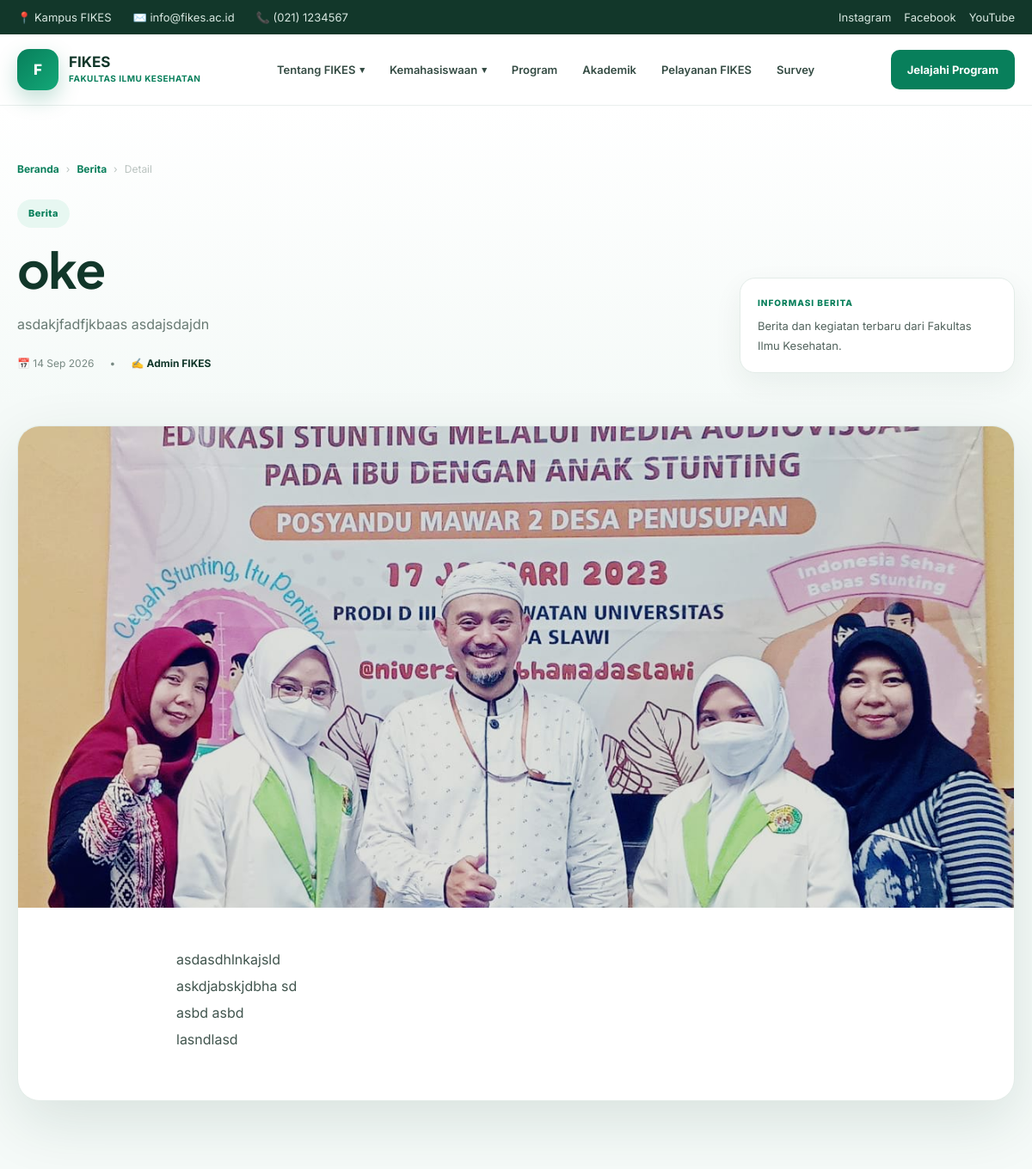
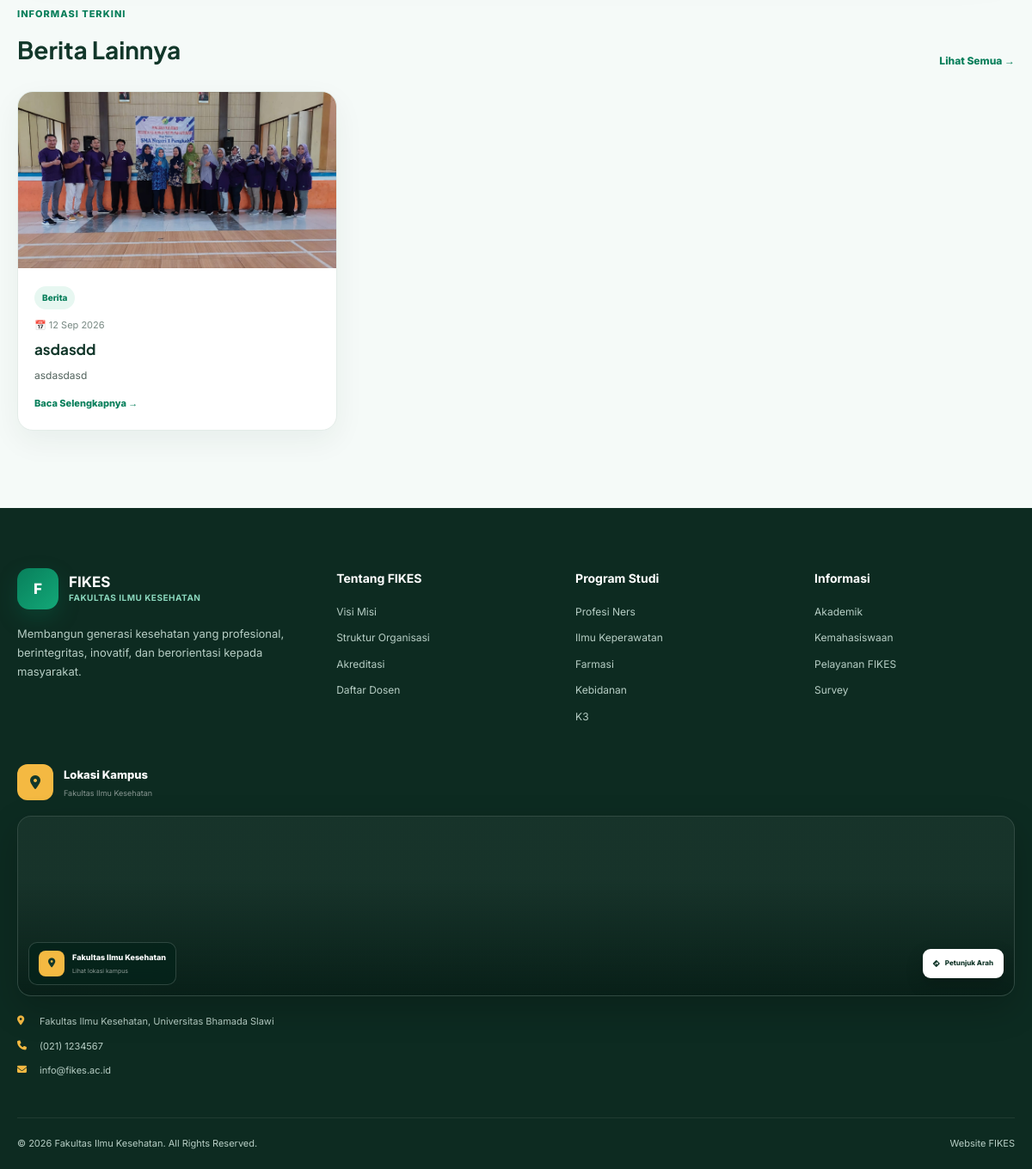
/detail-berita.php?slug=oke, run on the app's committed database (2 pictures, top to bottom).
### tables this page shows
CREATE TABLE `berita` (
  `id` int(11) NOT NULL,
  `judul` varchar(255) NOT NULL,
  `slug` varchar(255) NOT NULL,
  `kategori` varchar(100) NOT NULL DEFAULT 'Berita',
  `ringkasan` text DEFAULT NULL,
  `isi` longtext NOT NULL,
  `gambar` varchar(255) DEFAULT NULL,
  `penulis` varchar(150) DEFAULT NULL,
  `tanggal_terbit` datetime NOT NULL DEFAULT current_timestamp(),
  `status` enum('draft','terbit') NOT NULL DEFAULT 'draft',
  `created_at` timestamp NOT NULL DEFAULT current_timestamp(),
  `updated_at` timestamp NOT NULL DEFAULT current_timestamp() ON UPDATE current_timestamp()
);

### detail-berita.php (the view, shortened to what this page needs)
<?php
require_once __DIR__ . '/admin/config/database.php';
function e($v)
{
  return htmlspecialchars($v ?? '', ENT_QUOTES, 'UTF-8');
}
function beritaImageUrl($gambar)
{
  $gambar = trim((string)$gambar);
  $gambar = str_replace('\\', '/', $gambar);
  $gambar = ltrim($gambar, '/');
  return 'admin/uploads/berita/' . rawurlencode(basename($gambar));
}
function beritaImageExists($gambar)
{
  $gambar = trim((string)$gambar);
  $gambar = str_replace('\\', '/', ltrim($gambar, '/'));
  if (strpos($gambar, 'admin/uploads/berita/') === 0) {
    $relative = $gambar;
  } elseif (strpos($gambar, 'uploads/berita/') === 0) {
    $relative = 'admin/' . $gambar;
  } elseif (strpos($gambar, 'admin/') === 0 || strpos($gambar, 'assets/') === 0) {
    $relative = $gambar;
  } else {
    $relative = 'admin/uploads/berita/' . basename($gambar);
  }
  return is_file(__DIR__ . '/' . $relative);
}
$slug = trim($_GET['slug'] ?? '');
$stmt = $pdo->prepare("SELECT * FROM berita WHERE slug = :slug AND status = 'terbit' LIMIT 1");
$stmt->execute(['slug' => $slug]);
$berita = $stmt->fetch(PDO::FETCH_ASSOC);
$relatedStmt = $pdo->prepare("SELECT id,slug,judul,gambar,kategori,tanggal_terbit,ringkasan FROM berita WHERE status='terbit' AND id<>:id ORDER BY tanggal_terbit DESC,id DESC LIMIT 3");
$relatedStmt->execute(['id' => $berita['id']]);
$related = $relatedStmt->fetchAll(PDO::FETCH_ASSOC);
$mainImage = beritaImageUrl($berita['gambar'] ?? '');
$mainImageExists = beritaImageExists($berita['gambar'] ?? '');
?>
<!doctype html>
<html lang="id">
  <head>
    <link rel="stylesheet" href="https://cdnjs.cloudflare.com/ajax/libs/font-awesome/6.5.2/css/all.min.css">
  </head>
  <body>
    <div class="topbar">
      <div class="container topbar-inner">
        <div class="topbar-info">
          <span>📍 Kampus FIKES</span>
          <span>✉️ info@fikes.ac.id</span>
          <span>📞 (021) 1234567</span>
        </div>
        <div class="topbar-social">
          <a href="#">Instagram</a>
          <a href="#">Facebook</a>
          <a href="#">YouTube</a>
        </div>
      </div>
    </div>
    <header class="navbar" id="navbar">
      <div class="container nav-inner">
        <a href="index.php" class="logo">
          <div class="logo-icon">F</div>
          <div class="logo-text">
            <strong>FIKES</strong>
            <small>FAKULTAS ILMU KESEHATAN</small>
          </div>
        </a>
        <nav class="nav-menu" id="navMenu">
          <div class="nav-item has-dropdown">
            <a href="#" class="nav-link">
              Tentang FIKES
              <span class="arrow">▾</span>
            </a>
          </div>
          <div class="nav-item has-dropdown">
            <a href="#" class="nav-link">
              Kemahasiswaan
              <span class="arrow">▾</span>
            </a>
          </div>
          <div class="nav-item">
            <a href="page/program-studi/program-studi.php" class="nav-link"> Program </a>
          </div>
          <div class="nav-item">
            <a href="#akademik" class="nav-link"> Akademik </a>
          </div>
          <div class="nav-item">
            <a href="#pelayanan" class="nav-link"> Pelayanan FIKES </a>
          </div>
          <div class="nav-item">
            <a href="#survey" class="nav-link"> Survey </a>
          </div>
        </nav>
        <a href="#program" class="nav-cta"> Jelajahi Program </a>
      </div>
    </header>
    <main>
      <section class="article-hero">
        <div class="container">
          <div class="breadcrumb"><a href="index.php">Beranda</a><span>›</span><a
              href="index.php#berita">Berita</a><span>›</span><span>Detail</span></div>
          <div class="hero-grid">
            <div>
              <span class="category"><?= e($berita['kategori'] ?: 'Berita') ?></span>
              <h1><?= e($berita['judul']) ?></h1>
              <?php if (!empty($berita['ringkasan'])): ?><p class="lead"><?= e($berita['ringkasan']) ?></p>
              <?php endif; ?>
              <div class="meta"><span>📅
                  <?= date('d M Y', strtotime($berita['tanggal_terbit'])) ?></span><span>•</span><span>✍️
                  <strong><?= e($berita['penulis'] ?: 'Admin FIKES') ?></strong></span></div>
            </div>
            <aside class="hero-side">
              <div class="hero-side-label">INFORMASI BERITA</div>
              <p>Berita dan kegiatan terbaru dari Fakultas Ilmu Kesehatan.</p>
            </aside>
          </div>
        </div>
      </section>
      <section class="article-area">
        <div class="container">
          <article class="article-card">
            <?php if ($mainImage && ($mainImageExists || preg_match('~^(https?:)?//~i', $mainImage))): ?>
            <img class="featured-image" src="<?= e($mainImage) ?>" alt="<?= e($berita['judul']) ?>"
              onerror="this.style.display='none';this.nextElementSibling.style.display='flex';">
            <?php else: ?>
            <div class="image-placeholder">FIKES</div>
            <?php endif; ?>
            <div class="article-body">
              <div class="article-content"><?= $berita['isi'] ?></div>
            </div>
          </article>
        </div>
      </section>
      <?php if ($related): ?><section class="related-section">
        <div class="container">
          <div class="section-head">
            <div><span class="eyebrow">INFORMASI TERKINI</span>
              <h2>Berita Lainnya</h2>
            </div><a class="all-link" href="index.php#berita">Lihat Semua →</a>
          </div>
          <div class="news-grid">
            <?php foreach ($related as $b): $img = beritaImageUrl($b['gambar'] ?? '');
              $exists = beritaImageExists($b['gambar'] ?? ''); ?>
            <article class="news-card"><a href="detail-berita.php?slug=<?= urlencode($b['slug']) ?>"
                class="news-image"><?php if ($img && ($exists || preg_match('~^(https?:)?//~i', $img))): ?><img
                  src="<?= e($img) ?>" alt="<?= e($b['judul']) ?>"><?php else: ?><div class="news-placeholder">FIKES
                </div><?php endif; ?></a>
              <div class="news-body"><span class="news-category"><?= e($b['kategori']) ?></span>
                <div class="news-date">📅 <?= date('d M Y', strtotime($b['tanggal_terbit'])) ?></div>
                <h3><a href="detail-berita.php?slug=<?= urlencode($b['slug']) ?>"><?= e($b['judul']) ?></a></h3>
                <p><?= e($b['ringkasan']) ?></p><a class="read-more"
                  href="detail-berita.php?slug=<?= urlencode($b['slug']) ?>">Baca Selengkapnya →</a>
              </div>
            </article>
            <?php endforeach; ?>
          </div>
        </div>
      </section><?php endif; ?>
    </main>
    <footer>
      <div class="container footer-main">
        <div class="footer-brand">
          <div class="logo footer-logo">
            <div class="logo-icon">F</div>
            <div class="logo-text"><strong>FIKES</strong><small>FAKULTAS ILMU KESEHATAN</small></div>
          </div>
          <p>Membangun generasi kesehatan yang profesional, berintegritas, inovatif, dan berorientasi kepada masyarakat.
          </p>
        </div>
        <div>
          <h4 class="footer-title">Tentang FIKES</h4>
          <div class="footer-links">
            <a href="/fikes/page/tentang-fikes/visi-misi.php">Visi Misi</a>
            <a href="/fikes/page/tentang-fikes/struktur-organisasi.php">Struktur Organisasi</a>
            <a href="/fikes/page/tentang-fikes/sertifikat-akreditasi.php">Akreditasi</a>
            <a href="/fikes/page/tentang-fikes/dosen.php">Daftar Dosen</a>
          </div>
        </div>
        <div>
          <h4 class="footer-title">Program Studi</h4>
          <div class="footer-links">
            <a href="/fikes/page/program-studi/program-studi.php">Profesi Ners</a>
            <a href="/fikes/page/program-studi/program-studi.php">Ilmu Keperawatan</a>
            <a href="/fikes/page/program-studi/program-studi.php">Farmasi</a>
            <a href="/fikes/page/program-studi/program-studi.php">Kebidanan</a>
            <a href="/fikes/page/program-studi/program-studi.php">K3</a>
          </div>
        </div>
        <div>
          <h4 class="footer-title">Informasi</h4>
          <div class="footer-links">
            <a href="/fikes/index.php#akademik">Akademik</a>
            <a href="/fikes/index.php#kemahasiswaan">Kemahasiswaan</a>
            <a href="/fikes/index.php#pelayanan">Pelayanan FIKES</a>
            <a href="/fikes/index.php#survey">Survey</a>
          </div>
        </div>
        <div class="footer-location">
          <div class="location-header">
            <div class="location-icon"><i class="fa-solid fa-location-dot"></i></div>
            <div>
              <h3>Lokasi Kampus</h3>
              <p>Fakultas Ilmu Kesehatan</p>
            </div>
          </div>
          <div class="map-card">
            <iframe
              src="https://www.google.com/maps/embed?pb=!1m18!1m12!1m3!1d3960.1515727139526!2d109.11806027499709!3d-6.991421893009626!2m3!1f0!2f0!3f0!3m2!1i1024!2i768!4f13.1!3m3!1m2!1s0x2e6fbef42471658d%3A0x883656d1325ef066!2sUniversitas%20Bhamada%20Slawi!5e0!3m2!1sid!2sid!4v1787544396003!5m2!1sid!2sid"
              title="Lokasi Fakultas Ilmu Kesehatan" loading="lazy"
              allowfullscreen></iframe>
            <div class="map-overlay">
              <div class="map-info">
                <div class="map-info-icon"><i class="fa-solid fa-location-dot"></i></div>
                <div><strong>Fakultas Ilmu Kesehatan</strong><span>Lihat lokasi kampus</span></div>
              </div><a href="https://www.google.com/maps/search/?api=1&query=Universitas+Bhamada+Slawi" target="_blank"
                class="map-direction"><i class="fa-solid fa-diamond-turn-right"></i> Petunjuk Arah</a>
            </div>
          </div>
          <div class="footer-contact location-contact"><i class="fa-solid fa-location-dot"></i><span>Fakultas Ilmu
              Kesehatan, Universitas Bhamada Slawi</span></div>
          <div class="footer-contact"><i class="fa-solid fa-phone"></i><span>(021) 1234567</span></div>
          <div class="footer-contact"><i class="fa-solid fa-envelope"></i><span>info@fikes.ac.id</span></div>
        </div>
      </div>
      <div class="container footer-bottom"><span>© <span id="year"></span> Fakultas Ilmu Kesehatan. All Rights
          Reserved.</span><span>Website FIKES</span></div>
    </footer>
  </body>
</html>

### data on the page
berita: kategori "Berita", judul "oke", ringkasan "asdakjfadfjkbaas asdajsdajdn", tanggal_terbit "14 Sep 2026", penulis "Admin FIKES", gambar (picture), isi "asdasdhlnkajsld askdjabskjdbha sd asbd asbd lasndlasd"
berita: gambar (picture), kategori "Berita", tanggal_terbit "12 Sep 2026", judul "asdasdd", ringkasan "asdasdasd"
